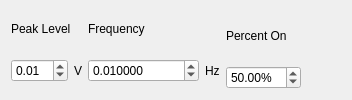
            <widget class="QWidget" name="square_wave_excitation_tab">
             <attribute name="title">
              <string>Square Pulse</string>
             </attribute>
             <layout class="QHBoxLayout" name="horizontalLayout">
              <item>
               <layout class="QVBoxLayout" name="square_level_layout">
                <item>
                 <widget class="QLabel" name="square_level_label">
                  <property name="text">
                   <string>Peak Level</string>
                  </property>
                 </widget>
                </item>
                <item>
                 <layout class="QHBoxLayout" name="square_level_selector_layout">
                  <item>
                   <widget class="QDoubleSpinBox" name="square_level_selector">
                    <property name="toolTip">
                     <string>Amplitude of the square pulse</string>
                    </property>
                    <property name="keyboardTracking">
                     <bool>false</bool>
                    </property>
                    <property name="maximum">
                     <double>10.000000000000000</double>
                    </property>
                    <property name="value">
                     <double>0.010000000000000</double>
                    </property>
                   </widget>
                  </item>
                  <item>
                   <widget class="QLabel" name="square_level_selector_label">
                    <property name="text">
                     <string>V</string>
                    </property>
                   </widget>
                  </item>
                 </layout>
                </item>
               </layout>
              </item>
              <item>
               <layout class="QVBoxLayout" name="square_frequency_layout">
                <item>
                 <widget class="QLabel" name="square_frequency_label">
                  <property name="text">
                   <string>Frequency</string>
                  </property>
                 </widget>
                </item>
                <item>
                 <layout class="QHBoxLayout" name="square_frequency_selector_layout">
                  <item>
                   <widget class="QDoubleSpinBox" name="square_frequency_selector">
                    <property name="toolTip">
                     <string>Frequency of the square pulse</string>
                    </property>
                    <property name="keyboardTracking">
                     <bool>false</bool>
                    </property>
                    <property name="decimals">
                     <number>6</number>
                    </property>
                    <property name="minimum">
                     <double>0.000001000000000</double>
                    </property>
                    <property name="maximum">
                     <double>999999.000000000000000</double>
                    </property>
                    <property name="value">
                     <double>0.010000000000000</double>
                    </property>
                   </widget>
                  </item>
                  <item>
                   <widget class="QLabel" name="square_frequency_selector_label">
                    <property name="text">
                     <string>Hz</string>
                    </property>
                   </widget>
                  </item>
                 </layout>
                </item>
               </layout>
              </item>
              <item>
               <layout class="QVBoxLayout" name="square_percent_on_layout">
                <item>
                 <widget class="QLabel" name="square_percent_on_label">
                  <property name="text">
                   <string>Percent On</string>
                  </property>
                 </widget>
                </item>
                <item>
                 <layout class="QHBoxLayout" name="square_percent_on_selector_layout">
                  <item>
                   <widget class="QDoubleSpinBox" name="square_percent_on_selector">
                    <property name="toolTip">
                     <string>Percentage of the square pulse's period that it is &quot;up&quot;.</string>
                    </property>
                    <property name="keyboardTracking">
                     <bool>false</bool>
                    </property>
                    <property name="suffix">
                     <string>%</string>
                    </property>
                    <property name="maximum">
                     <double>100.000000000000000</double>
                    </property>
                    <property name="value">
                     <double>50.000000000000000</double>
                    </property>
                   </widget>
                  </item>
                 </layout>
                </item>
               </layout>
              </item>
              <item>
               <spacer name="square_spacer">
                <property name="orientation">
                 <enum>Qt::Horizontal</enum>
                </property>
                <property name="sizeHint" stdset="0">
                 <size>
                  <width>40</width>
                  <height>20</height>
                 </size>
                </property>
               </spacer>
              </item>
             </layout>
            </widget>
